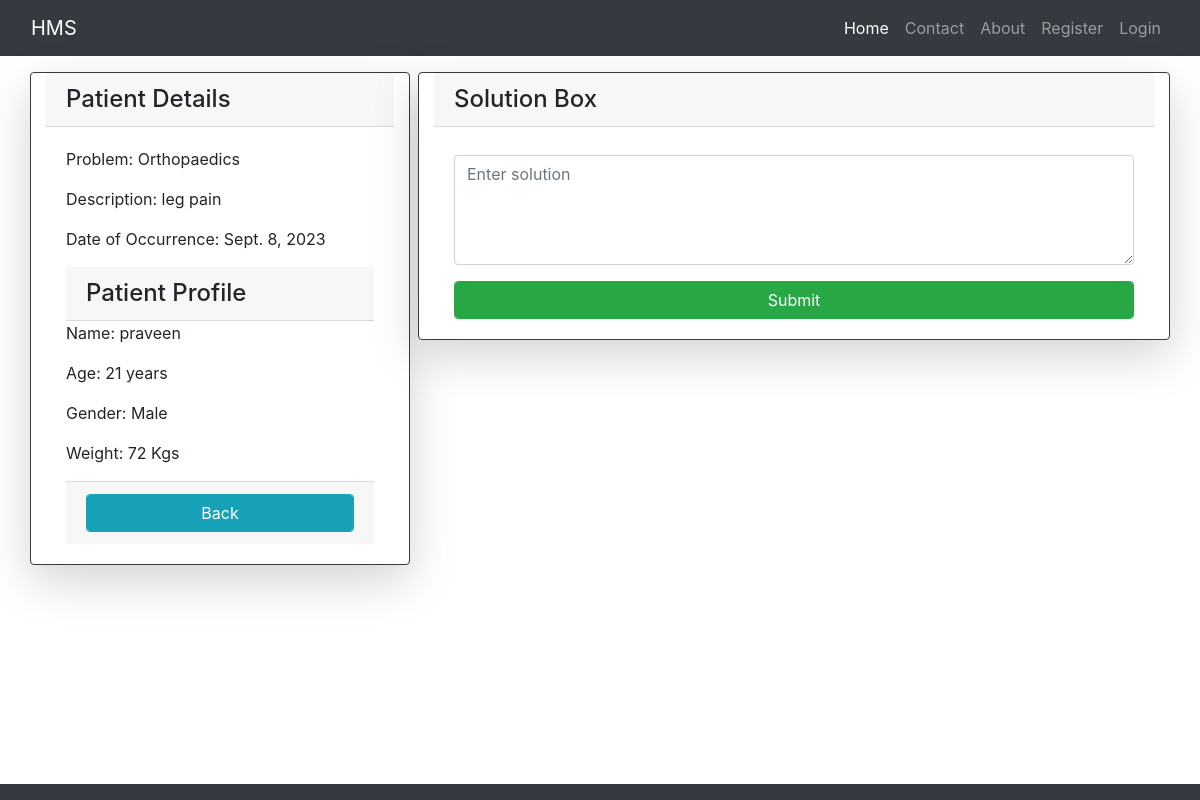
The page /view_problem/1/ on the database its author committed.
### hospital/models.py (models this page shows)
class Problem(models.Model):
	patient_by = models.ForeignKey(User, on_delete=models.CASCADE)
	p_list = [
		('P' , 'select your problem'),
		('Orthopaedics','leg and Hand pain'),
		('Orthopaedics','neck and Back pain'),
		('Cardiology','chest pain'),
		('Neurology','head pain'),
		('Stomach','stomach pain'),
		('ENT','cough and cold and ear'),
		('General Medicine','others')
	]
	p_status = [
		('Success','Success'),
		('Pending','Pending')
	]
	prob = models.CharField(default='P',choices=p_list,max_length=50)
	desc_of_problem = models.TextField()
	date_of_occurrence = models.DateField()
	req_date = models.DateField(auto_now=True)
	problem_status = models.CharField(default='Pending',choices=p_status,max_length=50)

class PatientProfile(models.Model):
	pgr = [
	      ("h","select your Gender"),
	    ('M',"Male"),
	    ('F',"Female"),
	]
	ptage = models.IntegerField()
	pmobile = models.IntegerField()
	pweigth = models.IntegerField()
	pgr = models.CharField(max_length=5,default='h',choices=pgr)
	pstatus = models.BooleanField(default=0)
	ptd = models.OneToOneField(User,on_delete=models.CASCADE)

class User(AbstractUser):
	rt = [
		(0,'Guest'),
		(1,'Doctor'),
		(2,'Patient'),
	]
	eid = models.CharField(max_length=20)
	role_type = models.IntegerField(default=0)

### hospital/views.py (the view, shortened to what this page needs)
# urls.py: path('view_problem/<int:problem_id>/', views.view_problem_details, name='view_problem_details'),
def view_problem_details(request, problem_id):
    problem = get_object_or_404(Problem, pk=problem_id)
    patient_profile = problem.patient_by.patientprofile
    sol = SolutionForm()
    return render(request, 'patient_details.html',  {'problem': problem, 'patient_profile': patient_profile,'solutionform' : sol})

### hospital/forms.py
class SolutionForm(forms.ModelForm):
	class Meta:
		model = ProblemSolution
		fields = ['solution_text']
		widgets = {
			'solution_text' : forms.Textarea(attrs={
				'class' : 'form-control my-2',
				'placeholder' : 'Enter solution',
				'rows' : 4,
			}),
		}

### hospital/templates/patient_details.html (shortened to what this page needs)
{% extends 'Base.html' %}
{% block content %}
<div class="container">
    <div class="row">
        <div class="card col-md-4 mt-3 shadow-lg border border-dark">
            <h4 class="card-header">Patient Details</h4>
            <div class="card-body">
                <p>Problem: {{ problem.prob }}</p>
                <p>Description: {{ problem.desc_of_problem }}</p>
                <p>Date of Occurrence: {{ problem.date_of_occurrence }}</p>
                <h4 class="card-header">Patient Profile</h4>
                <p>Name: {{ patient_profile.ptd.username }}</p>
                <p>Age: {{ patient_profile.ptage }} years</p>
                <p>Gender: {{ patient_profile.get_pgr_display }}</p>
                <p>Weight: {{patient_profile.pweigth}} Kgs</p>
                <div class="card-footer">
                    <a href="{% url 'docview' %}" class="btn btn-info form-control">Back</a>
                </div>
            </div>
        </div>
        <div class="card col mt-3 ml-2 shadow-lg border border-dark h-100">
            <h4 class="card-header">Solution Box</h4>
            <div class="card-body">
                <form method="post">
                    {% for i in solutionform %}
                    {{i}}
                    {% endfor %}
                    <input type="submit" class="form-control btn btn-success mt-2">
                </form>
            </div>
        </div>
        </div>
    </div>
{% endblock %}

### rows shown on the page
Problem: prob "Orthopaedics", desc_of_problem "leg pain", date_of_occurrence "Sept. 8, 2023"
PatientProfile: ptd.username "praveen", ptage "21", pgr "Male", pweigth "72"
